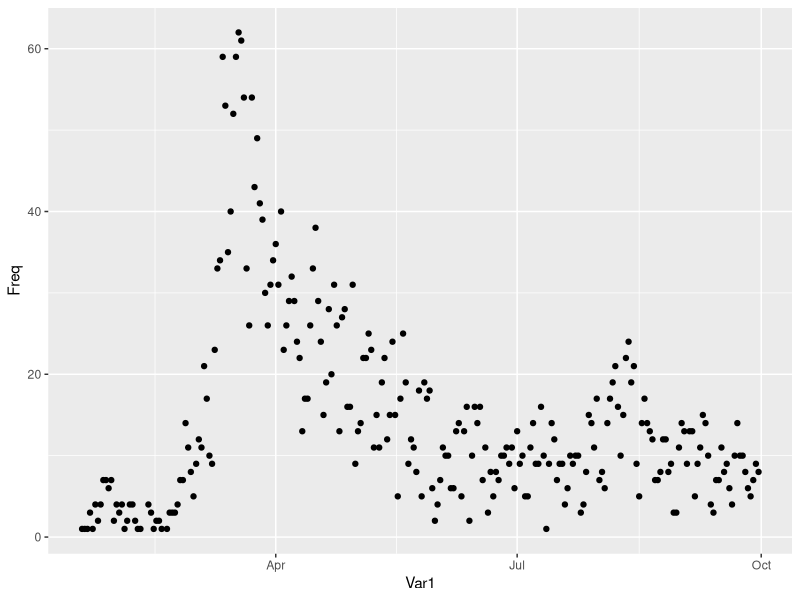
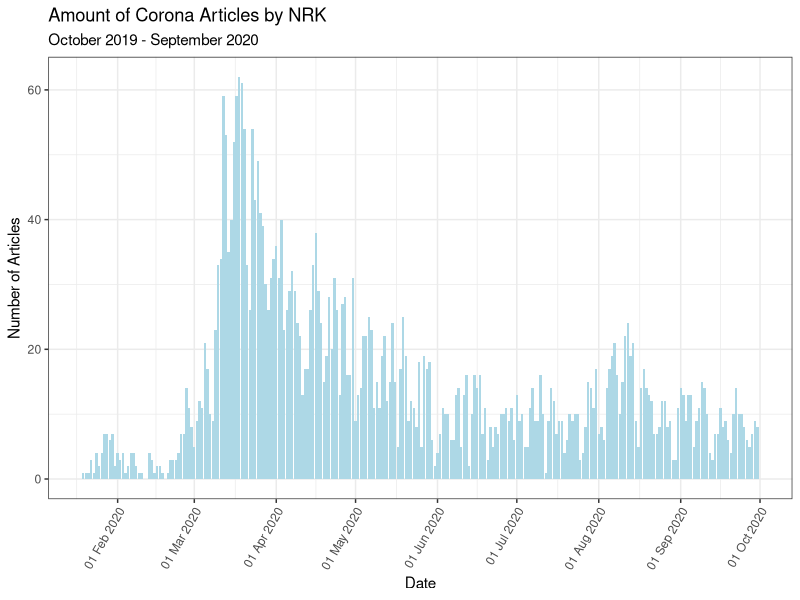
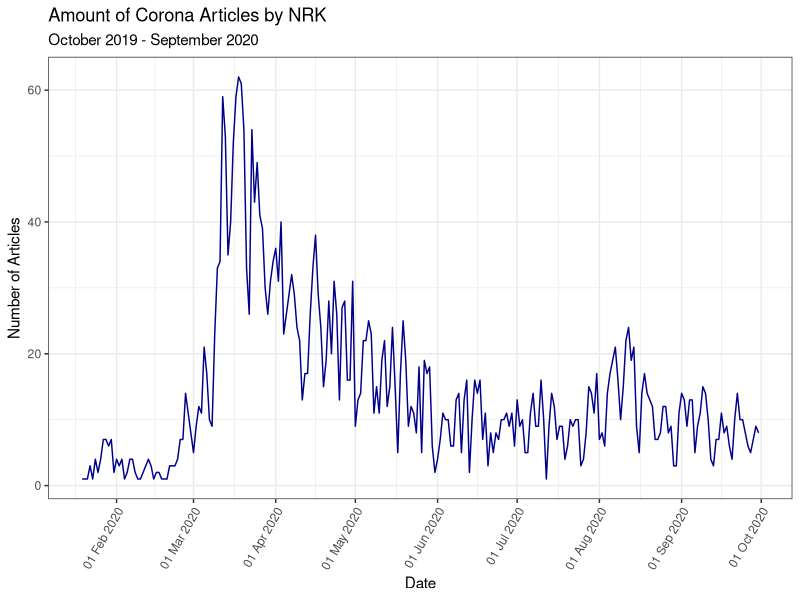
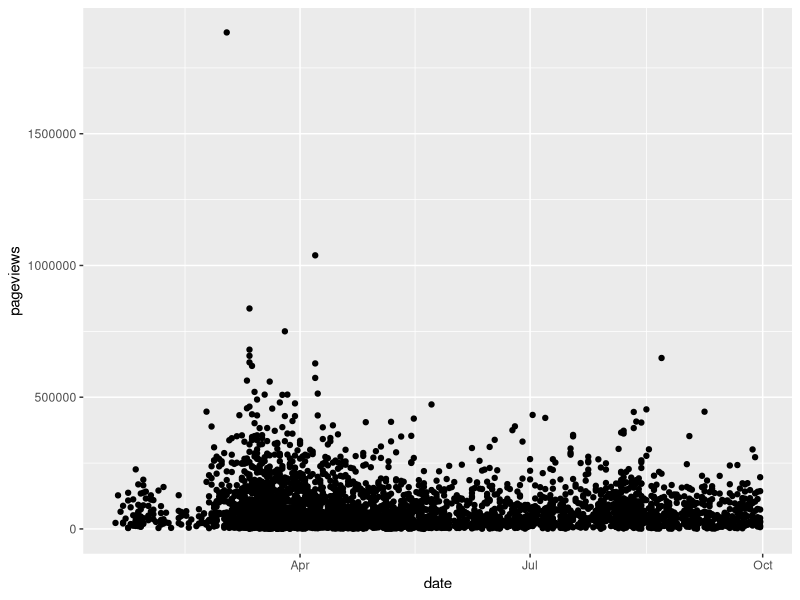

Reproduce these figures in R, in order. (Note: this script raises an error after producing the figures.)
library(readxl)
library(tidyverse)


# Loading and preparing data ----------------------------------------------

news_data <- read_xlsx("NRK/Artikler NRK.no oktober 2019-september 2020.xlsx")

news_data <-
  news_data %>% 
  rename(
    date = `Dato publisert`,
    title = `Artikkel Tittel`,
    pageviews = Pageviews,
    pageviews_mobile = `Pageviews Mobile`,
    xl = `Content Type Annen Tabell`,
    read_time = Lesetid,
    read_time_total = `Tot tid brukt`,
    sentences_count = `Sentence Count`,
    subject = Subjekt,
    url = Url,
    word_count = Wordcount)

news_data <-
  news_data %>% 
  select(date, title, pageviews, pageviews_mobile, xl, read_time, read_time_total,
         sentences_count, subject, url, word_count)

# Dummy varible for XL articles
news_data$xl <- ifelse(news_data$xl == 'XL', 1, 0)

# Remove all articles that doesn't have subject
news_data <- subset(news_data, !is.na(news_data$subject))


# Format Corona data ------------------------------------------------------
# Creates a new subset of all articles with only subject is corona
corona_only_news <- subset(news_data, subject == "Nytt koronavirus (Covid-19)")

# Creates a new subset of all corona articles 
news_corona <- news_data[grep("Covid-19", news_data$subject, ignore.case = T), ]
sum(news_corona$pageviews) # Total veiws on Corona articles (VG.no had 515M while Dagbladet.no had 220M)


# Amount of articles ------------------------------------------------------
# Making a plot of corona articles over time
table_corona_articles <- as.data.frame(table(news_corona$date))
table_corona_articles$Var1 <- as.Date(table_corona_articles$Var1)

ggplot(table_corona_articles, aes(x = Var1, y = Freq)) + 
  geom_point()

# Histogram
ggplot(data = table_corona_articles, aes(x = Var1, y = Freq)) +
  geom_bar(stat = "identity", fill = "lightblue") +
  labs(title = "Amount of Corona Articles by NRK",
       subtitle = "October 2019 - September 2020",
       x = "Date", y = "Number of Articles") +
  scale_x_date(date_labels = "%d %b %Y",date_breaks  ="1 month") +
  theme_bw() +
  theme(axis.text.x = element_text(angle = 60, hjust = 1))

# Line plot
ggplot(data = table_corona_articles, aes(x = Var1, y = Freq)) +
  geom_line(color = "darkblue") +
  labs(title = "Amount of Corona Articles by NRK",
       subtitle = "October 2019 - September 2020",
       x = "Date", y = "Number of Articles") +
  scale_x_date(date_labels = "%d %b %Y",date_breaks  ="1 month") +
  theme_bw() +
  theme(axis.text.x = element_text(angle = 60, hjust = 1))

# Clicks of corona articles -----------------------------------------------
# Making a plot of clicks of corona articles over time
ggplot(news_corona, aes(x = date, y = pageviews)) + 
  geom_point() # Plot of all articles by date (remove outliers?)

# Top read time articles
news_corona %>% 
  select(title, pageviews) %>% 
  sort(pageviews, decreasing = T)

## Formating the data for plotting total hours per day of all articles
table_corona_time <- news_corona %>% 
  select(date, read_time_total) %>% 
  group_by(date) %>% 
  summarise(time.sum = sum(read_time_total))

table_corona_time$date <- as.Date(table_corona_time$date)

ggplot(data = table_corona_time, aes(x = date, y = time.sum)) +
  geom_bar(stat = "identity", fill = "lightblue") +
  labs(title = "Total readtime of Corona Articles by NRK (hours)",
       subtitle = "October 2019 - September 2020",
       x = "Date", y = "Number of hours read") +
  scale_x_date(date_labels = "%d %b %Y",date_breaks  ="1 month") +
  theme_bw() +
  theme(axis.text.x = element_text(angle = 60, hjust = 1))


# Making a plot of reading time of corona articles over time
# Changing the total time from seconds to hours
news_corona$read_time_total <- news_corona$read_time_total/360

ggplot(news_corona, aes(x = date, y = read_time_total)) + 
  geom_point() # Plot of all articles by date (remove outliers?)

# Top read time articles
news_corona %>% 
  select(title, read_time_total) %>% 
  sort(read_time_total, decreasing = T)

## Formating the data for plotting total hours per day of all articles
table_corona_time <- news_corona %>% 
  select(date, read_time_total) %>% 
  group_by(date) %>% 
  summarise(time.sum = sum(read_time_total))

table_corona_time$date <- as.Date(table_corona_time$date)

ggplot(data = table_corona_time, aes(x = date, y = time.sum)) +
  geom_bar(stat = "identity", fill = "lightblue") +
  labs(title = "Total readtime of Corona Articles by NRK (hours)",
       subtitle = "October 2019 - September 2020",
       x = "Date", y = "Number of hours read") +
  scale_x_date(date_labels = "%d %b %Y",date_breaks  ="1 month") +
  theme_bw() +
  theme(axis.text.x = element_text(angle = 60, hjust = 1))

# Doing the same without XL articles (29 articles of 3660 - don't expect a lot)
table_corona_time_noxl <- news_corona[news_corona$xl != 1, ]

table_corona_time_noxl <- news_corona %>% 
  select(date, read_time_total) %>% 
  group_by(date) %>% 
  summarise(time.sum = sum(read_time_total))

table_corona_time_noxl$date <- as.Date(table_corona_time_noxl$date)

ggplot(data = table_corona_time_noxl, aes(x = date, y = time.sum)) +
  geom_bar(stat = "identity", fill = "lightblue") +
  labs(title = "Total readtime of Corona Articles by NRK (hours), no XL articles",
       subtitle = "October 2019 - September 2020",
       x = "Date", y = "Number of hours read") +
  scale_x_date(date_labels = "%d %b %Y",date_breaks  ="1 month") +
  theme_bw() +
  theme(axis.text.x = element_text(angle = 60, hjust = 1)) # Pretty much no difference - don't think we need to do this


# Analzing the different subjects
sub <- sort(table(news_corona$subject))

subjects <- news_data$subject

subjects_split <- strsplit(news_data$subject, split = ";")

subjects_all <- unlist(subjects_split)

subjects_unique <- unique(subjects_all) # All unique subjects

# Most frequent subjects
table(subjects_all) %>% 
  sort(decreasing = T) %>% 
  head(100)

table_sub <- as.data.frame(table(subjects_all))

# Piciking finance subjects
news_finance <- news_data[grep("politikk|trump", news_data$subject, ignore.case = T), ]

# Random sample of articles form this sample (to check that they match)
news_finance[sample(nrow(news_finance), 3), 1:2]

# Making a plot of corona articles over time
table_finance <- as.data.frame(table(news_finance$date))
table_finance$Var1 <- as.Date(table_finance$Var1)

# Histogram
ggplot(data = table_finance, aes(x = Var1, y = Freq)) +
  geom_bar(stat = "identity", fill = "lightblue") +
  labs(title = "Amount of Corona Articles by NRK",
       subtitle = "October 2019 - September 2020",
       x = "Date", y = "Number of Articles") +
  scale_x_date(date_labels = "%d %b %Y",date_breaks  ="1 month") +
  theme_bw() +
  theme(axis.text.x = element_text(angle = 60, hjust = 1))
